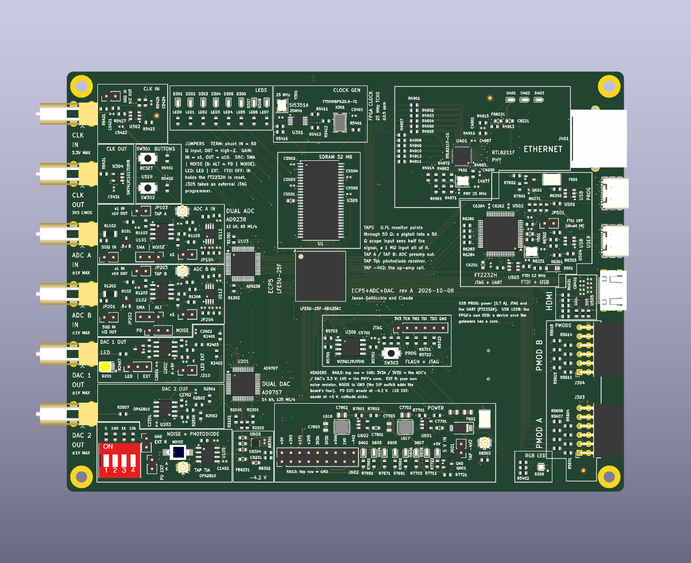
#> input picture docs/images/render-top.png, 691 x 563 px, shrunk from 1376 x 1120 before the run
$ python make_figs.py
#> lines starting #> are read from the running program, lines starting #| are printed output that depends on the picture
#!/usr/bin/env python3
"""The bring-up's cabling pictures: bringup/figs/visit*.png, one per physical configuration of BRINGUP.md.

    python3 bringup/make_figs.py

Each is the board's own 3D render (docs/images/render-top.png, which every build regenerates) as it lies on the
bench, SMAs to the left, with a ring round each place a cable or a probe goes and a label saying what goes there.
Positions come from build/placement.json (board millimetres), so a moved part moves its ring; the render shows the
whole board with nothing else opaque in it, so millimetres map straight to pixels (the mapping is checked below against
the picture's own opaque area).
"""
import json
import os

from PIL import Image, ImageDraw, ImageFont

HERE = os.path.dirname(os.path.abspath(__file__))
PROJECT = os.path.dirname(HERE)
BOARD_W, BOARD_H = 158.0, 119.0                      # mm (README.md)
SCALE = 1.5                                          # the render is 1376 px wide: enlarged so the labels read on a phone
MARGIN_L, MARGIN_R, MARGIN_T, MARGIN_B = 520, 560, 90, 120

RED, BLUE, GREEN, ORANGE, PURPLE, GREY = (220, 40, 40), (40, 90, 220), (20, 150, 60), (230, 130, 0), (150, 60, 190), (90, 90, 90)


def font(size, bold=False):
    for name in (('DejaVuSans-Bold.ttf' if bold else 'DejaVuSans.ttf'),):
        for d in ('/usr/share/fonts/truetype/dejavu/', '/usr/share/fonts/dejavu/'):
            if os.path.exists(d + name):
                return ImageFont.truetype(d + name, size)
    return ImageFont.load_default()


class Fig:
    def __init__(self, title, subtitle=''):
#> called with title = 'ECP5-2ADC-2DAC: where things are'
        src = Image.open(os.path.join(PROJECT, 'docs', 'images', 'render-top.png')).convert('RGBA')
#> src is the input picture: PIL image 691x563 RGBA; mean R, G, B, A 107.1, 120.2, 119.1, 255
        # the board is the dark green rectangle: its bounding box in the render, found from the pixels
        px = src.load(); w, h = src.size
#> after `w, h = src.size`: w = 691; h = 563
        xs = [x for x in range(w) if sum(1 for y in range(0, h, 4) if _is_board(px[x, y])) > h // 16]
#> xs = 534 values from 67 to 622
        ys = [y for y in range(h) if sum(1 for x in range(0, w, 4) if _is_board(px[x, y])) > w // 16]
#> ys = 414 values from 72 to 490
        self.bx0, self.bx1, self.by0, self.by1 = min(xs), max(xs), min(ys), max(ys)
#> self.bx0 = 67; self.bx1 = 622; self.by0 = 72; self.by1 = 490
        assert abs((self.bx1 - self.bx0) / (self.by1 - self.by0) - BOARD_W / BOARD_H) < 0.02, 'the render is not the whole board'
        crop = src.crop((self.bx0 - 70, self.by0 - 20, self.bx1 + 20, self.by1 + 20))
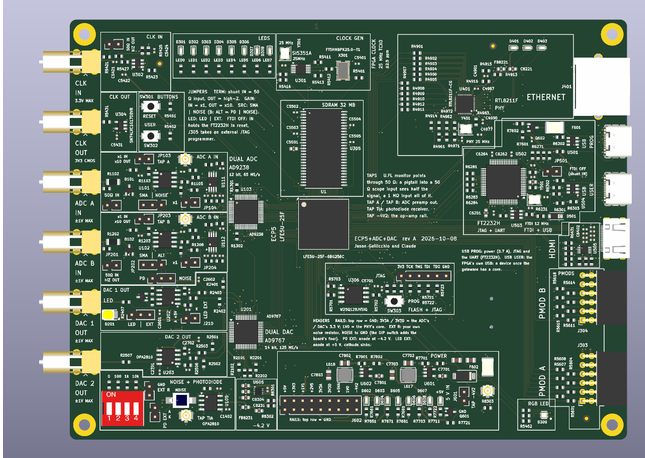
#> crop: PIL image 645x458 RGBA; mean R, G, B, A 90.8, 108, 98.7, 253.8; transparent parts drawn white
        self.ox, self.oy = 70, 20                      # the board's corner inside the crop
        self.k = (self.bx1 - self.bx0) / BOARD_W * SCALE
#> self.k = 5.27
        crop = crop.resize((int(crop.width * SCALE), int(crop.height * SCALE)), Image.LANCZOS)
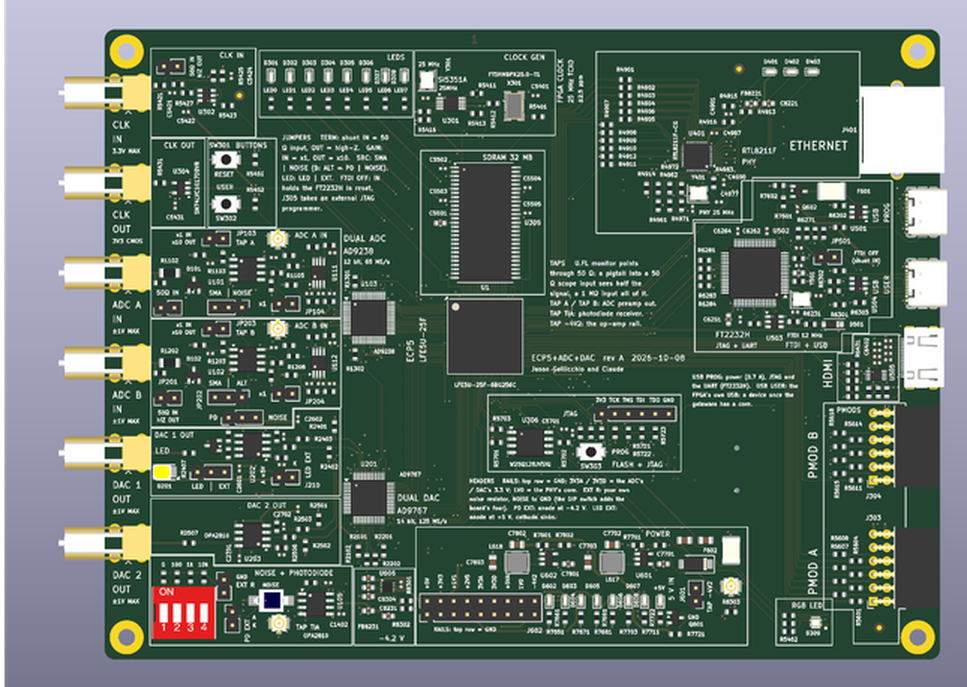
#> crop: PIL image 967x687 RGBA; mean R, G, B, A 91.1, 108.3, 98.9, 253.8; transparent parts drawn white
        self.im = Image.new('RGB', (crop.width + MARGIN_L + MARGIN_R, crop.height + MARGIN_T + MARGIN_B), (255, 255, 255))
#> self.im: PIL image 2047x897 RGB; every value is 255
        self.im.paste(crop, (MARGIN_L, MARGIN_T), crop)
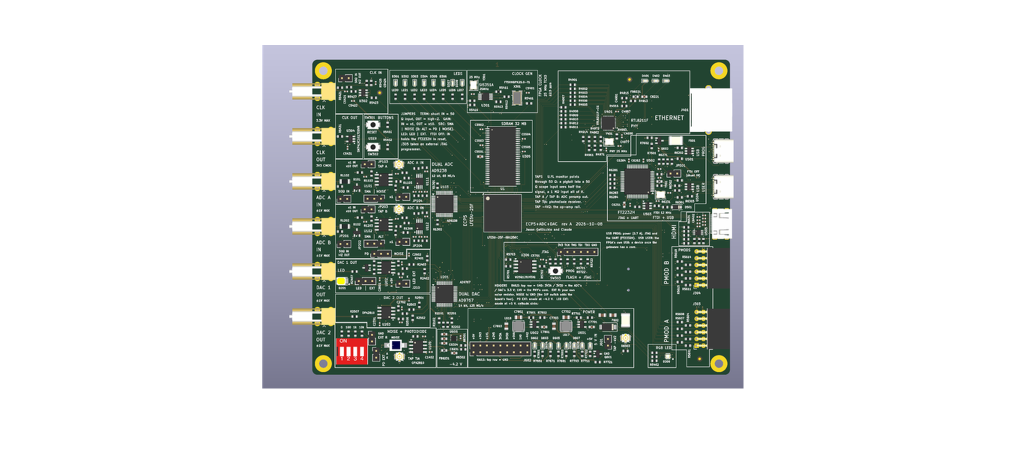
#> self.im: PIL image 2047x897 RGB (shown at 1/2 size); mean R, G, B 196, 202.3, 198.9
        self.d = ImageDraw.Draw(self.im)
        self.d.text((20, 14), title, fill=(0, 0, 0), font=font(34, True))
        if subtitle:
            self.d.text((20, 54), subtitle, fill=(60, 60, 60), font=font(22))
        self.taken = {'L': [], 'R': []}
#> (the run stopped early here; a loop or call above may not have finished)

$ run again, with docs/images/board_3d_bottom.png copied over docs/images/render-top.png
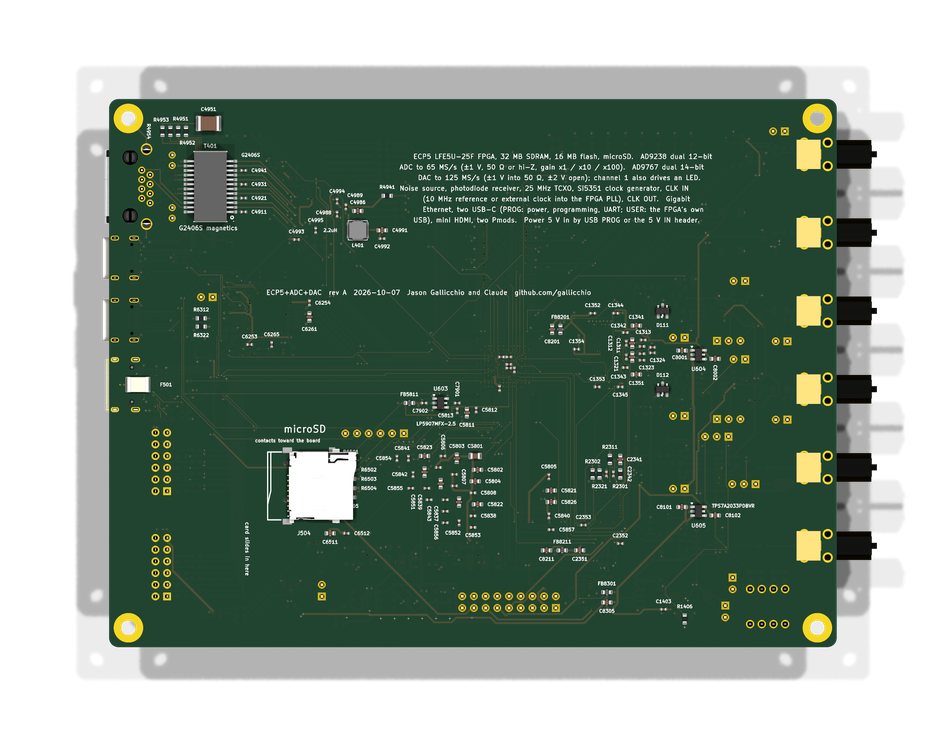
#> input picture docs/images/board_3d_bottom.png, 946 x 746 px, shrunk from 2384 x 1880 before the run
#> in __init__, src is the input picture: PIL image 946x746 RGBA; mean R, G, B, A 28.5, 45.1, 32.8, 154.6
#> xs = 728 values from 109 to 836
#> ys = 548 values from 99 to 646
#> self.bx0 = 109; self.bx1 = 836; self.by0 = 99; self.by1 = 646
#> in __init__, `crop = src.crop((self.bx0 - 70, self.by0 - 20, self.bx1 + 20, self.by1..`:
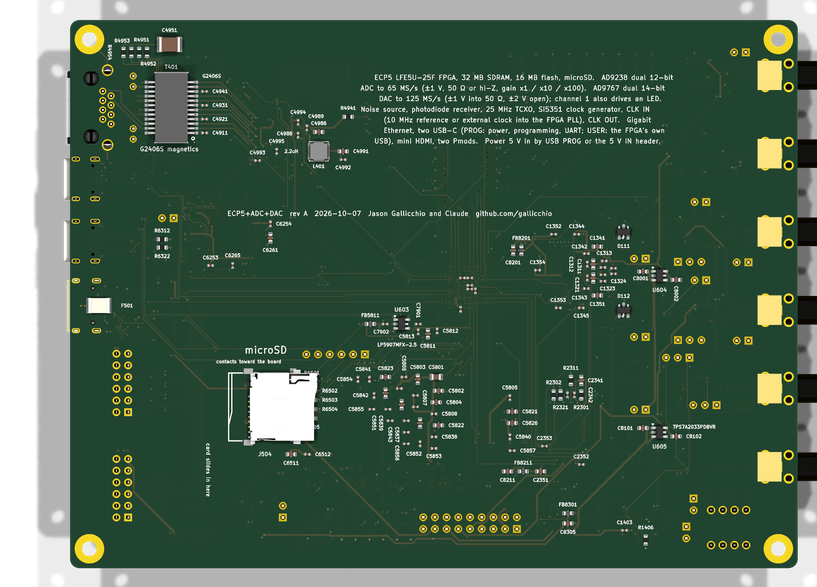
#> crop: PIL image 817x587 RGBA; mean R, G, B, A 41.8, 66.3, 48.2, 221.8; transparent parts drawn white
#> self.k = 6.9
#> in __init__, `self.im.paste(crop, (MARGIN_L, MARGIN_T), crop)`:
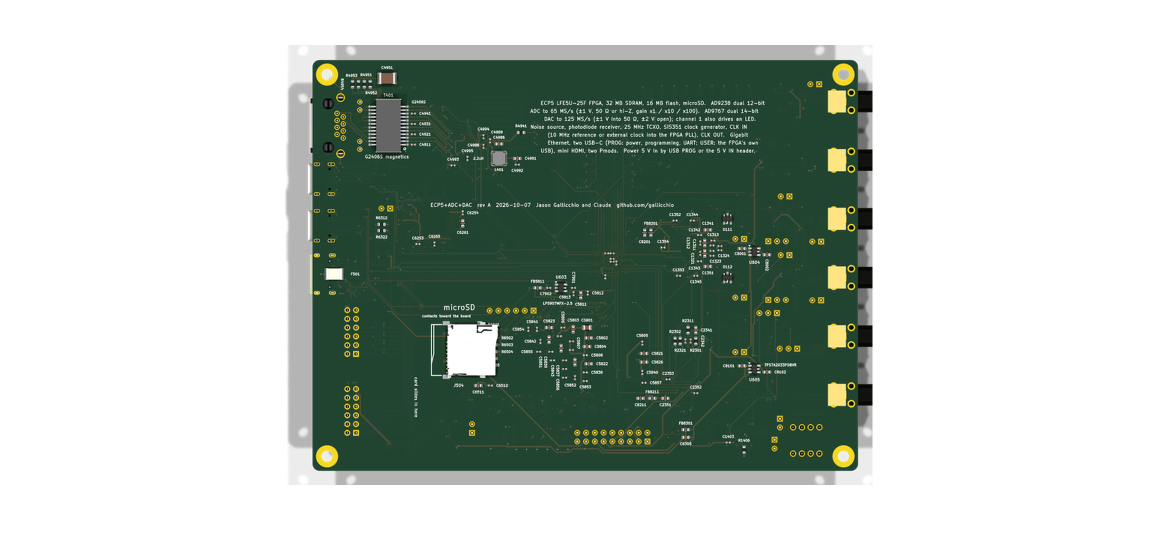
#> self.im: PIL image 2305x1090 RGB (shown at 1/2 size); mean R, G, B 177.7, 188.2, 180.5
